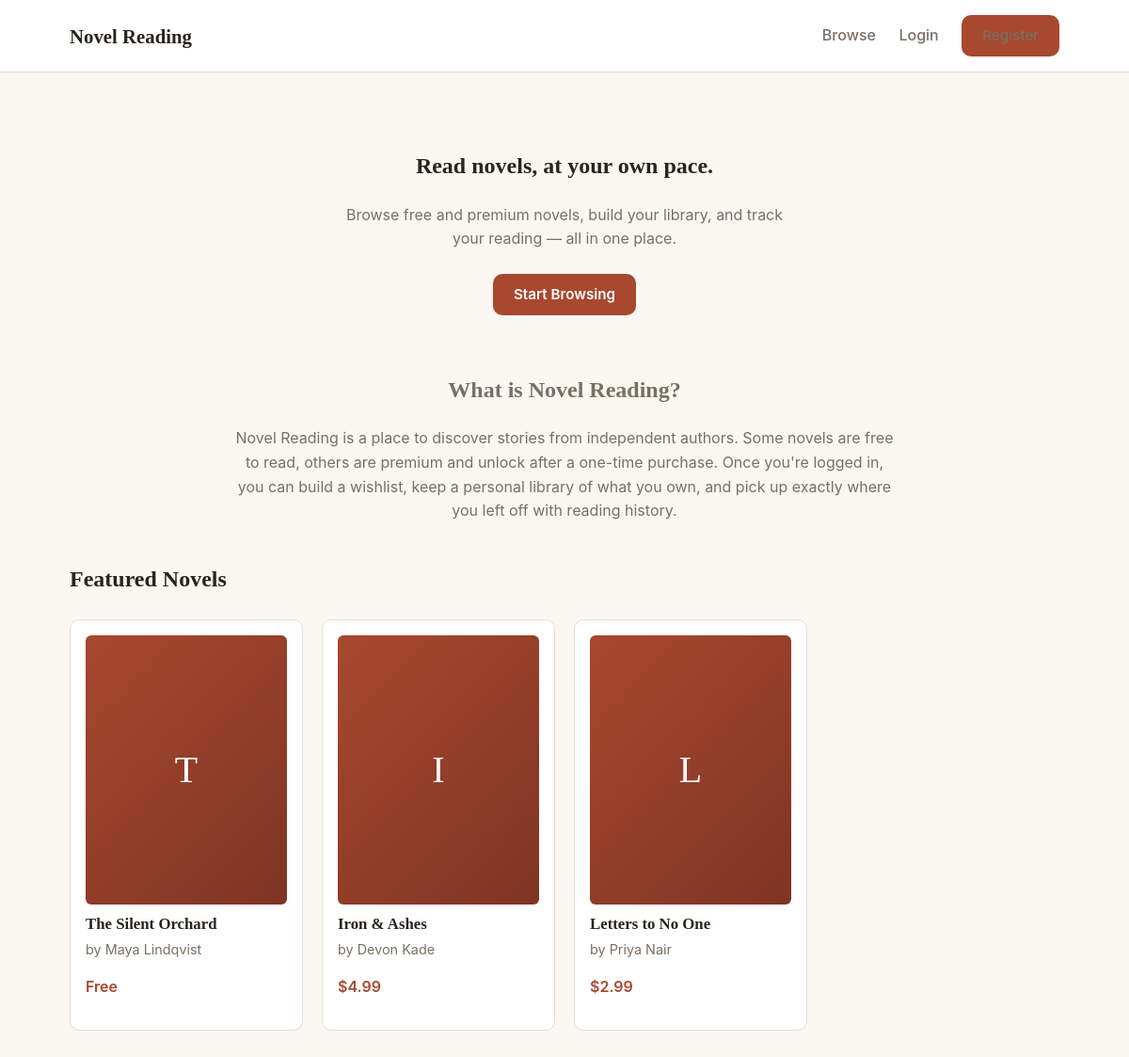
The page / on the database its author committed.
### tables this page shows
CREATE TABLE novels (
  novel_id INT AUTO_INCREMENT PRIMARY KEY,
  title VARCHAR(150) NOT NULL,
  author VARCHAR(100) NOT NULL,
  description TEXT,
  cover_image VARCHAR(255) DEFAULT 'assets/img/default-cover.png',
  price DECIMAL(8,2) DEFAULT 0.00,
  created_at TIMESTAMP DEFAULT CURRENT_TIMESTAMP
);

### index.php (the view, shortened to what this page needs)
<?php
    require_once 'config/db.php';
    include 'includes/header.php';
    $featured = mysqli_query($conn, "SELECT novel_id, title, author, price, cover_image FROM novels ORDER BY created_at DESC LIMIT 6");
?>
<section class="hero">
  <h1>Read novels, at your own pace.</h1>
  <p>Browse free and premium novels, build your library, and track your reading — all in one place.</p>
  <a href="<?php echo BASE_URL; ?>novels/browse.php" class="btn-primary">Start Browsing</a>
</section>
<section class="about">
  <h2>What is Novel Reading?</h2>
  <p>
    Novel Reading is a place to discover stories from independent authors. Some novels are free to read,
    others are premium and unlock after a one-time purchase. Once you're logged in, you can build a wishlist,
    keep a personal library of what you own, and pick up exactly where you left off with reading history.
  </p>
</section>
<section class="featured">
  <h2>Featured Novels</h2>
  <div class="novel-grid">
    <?php while ($novel = mysqli_fetch_assoc($featured)): ?>
    <a class="novel-card"
      href="<?php echo BASE_URL; ?>novels/details.php?novel_id=<?php echo (int)$novel['novel_id']; ?>">
      <div class="novel-cover-placeholder"><?php echo htmlspecialchars(mb_substr($novel['title'], 0, 1)); ?></div>
      <h3><?php echo htmlspecialchars($novel['title']); ?></h3>
      <p class="author">by <?php echo htmlspecialchars($novel['author']); ?></p>
      <p class="price"><?php echo $novel['price'] > 0 ? '$' . number_format($novel['price'], 2) : 'Free'; ?></p>
    </a>
    <?php endwhile; ?>
  </div>
</section>

### includes/header.php (shortened to what this page needs)
<?php
$isLoggedIn = isset($_SESSION['user_id']);
?>
<!DOCTYPE html>
<html lang="en">
<head>
  <link rel="stylesheet" href="<?php echo BASE_URL; ?>assets/css/style.css">
</head>
<body>
  <header class="site-header">
    <div class="header-inner">
      <a href="<?php echo BASE_URL; ?>index.php" class="logo">Novel Reading</a>
      <nav class="main-nav">
        <a href="<?php echo BASE_URL; ?>novels/browse.php">Browse</a>
        <?php if ($isLoggedIn): ?>
        <a href="<?php echo BASE_URL; ?>user/library.php">My Library</a>
        <a href="<?php echo BASE_URL; ?>user/wishlist.php">Wishlist</a>
        <a href="<?php echo BASE_URL; ?>user/history.php">History</a>
        <a href="<?php echo BASE_URL; ?>user/profile.php">Profile</a>
        <a href="<?php echo BASE_URL; ?>auth/logout.php" class="btn-logout">Logout</a>
        <?php else: ?>
        <a href="<?php echo BASE_URL; ?>auth/login.php">Login</a>
        <a href="<?php echo BASE_URL; ?>auth/register.php" class="btn-primary">Register</a>
        <?php endif; ?>
      </nav>
    </div>
  </header>
  <main class="site-main">

### assets/css/style.css (style rules this page uses)
:root { --color-bg: #faf7f2; --color-surface: #ffffff; --color-ink: #2b2320; --color-muted: #7a6f65; --color-accent: #a8482f; --color-accent-dark: #7f3423; --color-border: #e6ddd2; --radius: 10px; --font-serif: 'Arial Black', 'Times New Roman', serif; --font-sans: -apple-system, BlinkMacSystemFont, 'Segoe UI', sans-serif; }
* { box-sizing: border-box; }
body { margin: 0; font-family: var(--font-sans); background: var(--color-bg); color: var(--color-ink); line-height: 1.6; }
a { color: var(--color-accent); text-decoration: none; }
h1, h2, h3 { font-family: var(--font-serif); margin-top: 0; }
.site-header { background: var(--color-surface); border-bottom: 1px solid var(--color-border); }
.header-inner { max-width: 1100px; margin: 0 auto; padding: 16px 24px; display: flex; justify-content: space-between; align-items: center; }
.logo { font-family: var(--font-serif); font-size: 1.3rem; font-weight: bold; color: var(--color-ink); }
.main-nav a { margin-left: 20px; color: var(--color-muted); font-weight: 500; }
.btn-primary, .btn-secondary { display: inline-block; padding: 10px 22px; border-radius: var(--radius); border: none; cursor: pointer; font-weight: 600; font-size: 0.95rem; }
.btn-primary { background: var(--color-accent); color: #fff; }
.site-main { max-width: 1100px; margin: 0 auto; padding: 40px 24px; }
.hero { text-align: center; padding: 40px 0 20px; }
.hero p { color: var(--color-muted); max-width: 500px; margin: 12px auto 24px; }
.about { max-width: 700px; margin: 40px auto; text-align: center; color: var(--color-muted); }
.novel-grid { display: grid; grid-template-columns: repeat(auto-fill, minmax(200px, 1fr)); gap: 20px; margin-top: 24px; }
.novel-card { background: var(--color-surface); border: 1px solid var(--color-border); border-radius: var(--radius); padding: 16px; color: var(--color-ink); display: block; transition: transform 0.15s, box-shadow 0.15s; }
.novel-card h3 { font-size: 1.05rem; margin: 8px 0 2px; }
.novel-card .author { color: var(--color-muted); font-size: 0.9rem; margin: 0 0 6px; }
.novel-card .price { font-weight: 600; color: var(--color-accent); }
.novel-cover-placeholder { width: 100%; aspect-ratio: 3/4; background: linear-gradient(135deg, var(--color-accent), var(--color-accent-dark)); color: #fff; display: flex; align-items: center; justify-content: center; font-family: var(--font-serif); font-size: 2.5rem; border-radius: 6px; }

### rows shown on the page
novels: title "T", title "The Silent Orchard", author "Maya Lindqvist", price "Free"
novels: title "I", title "Iron & Ashes", author "Devon Kade", price "4.99"
novels: title "L", title "Letters to No One", author "Priya Nair", price "2.99"
